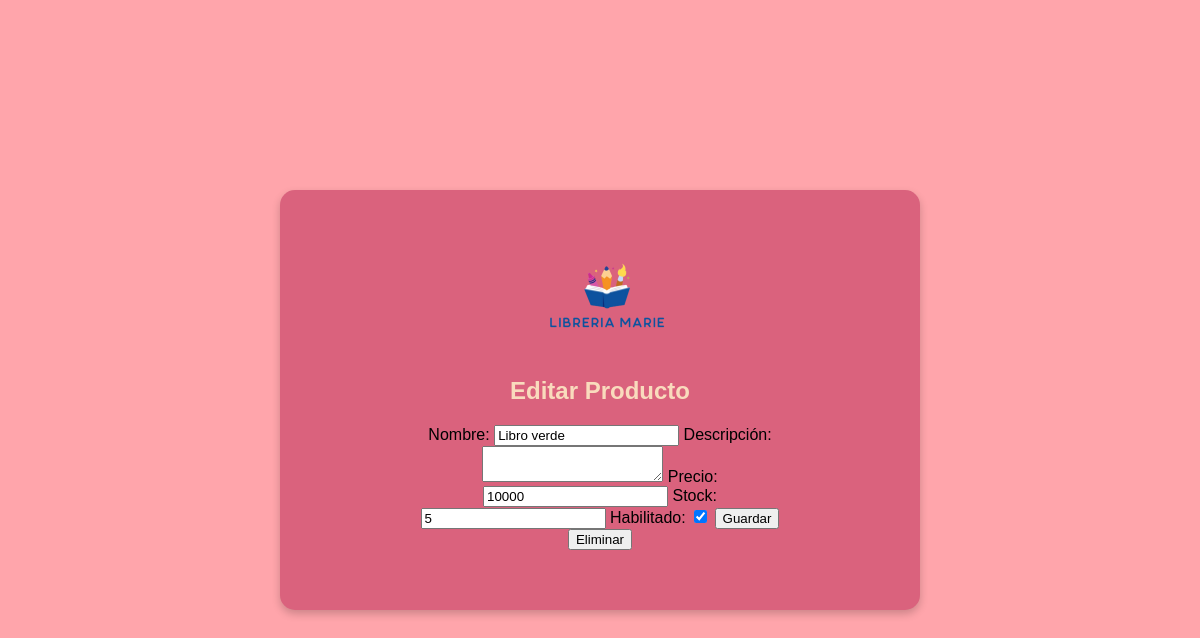
Before: /gestionar_productos/3/ with the older database file.
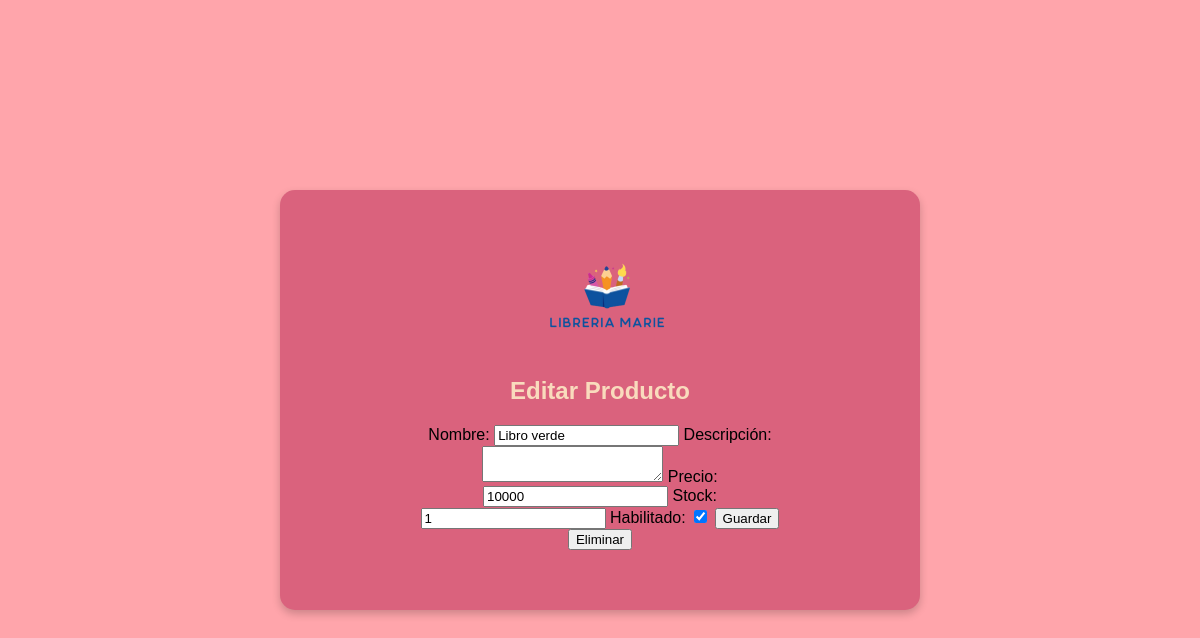
After: the same page with the newer database file.
### marieweb/models.py (models this page shows, shortened)
class Producto(models.Model):
    categoria = models.ForeignKey(Categoria, on_delete=models.CASCADE)
    nombre = models.CharField(max_length=100)
    descripcion = models.TextField(blank=True, null=True)
    precio = models.IntegerField()
    stock = models.PositiveIntegerField()
    imagen = models.ImageField(upload_to='productos/', blank=True, null=True)
    enabled = models.BooleanField(default=True)

### marieweb/views.py (the view, shortened to what this page needs)
# urls.py: path('gestionar_productos/<int:producto_id>/', views.gestionar_productos, name='gestionar_productos'),
def gestionar_productos(request, producto_id=None):
    producto = None
    if producto_id:
        producto = get_object_or_404(Producto, id=producto_id)
    return render(request, 'gestionar_productos.html', {
        'producto': producto
    })

### marieweb/templates/gestionar_productos.html (shortened to what this page needs)
{% load static %}
<!DOCTYPE html>
<html lang="es">
<head>
    <link rel="stylesheet" href="{% static '/css/login.css' %}">
</head>
<body>
    <div class="formulario container">
        <div class="logo">
            <a href="{% url 'inicio' %}"><img src="/static/img/logo.png" alt="Logo"></a>
        </div>
        <h1>{% if producto %}Editar Producto{% else %}Crear Producto{% endif %}</h1>
        <form method="post">
            <label for="nombre">Nombre:</label>
            <input type="text" id="nombre" name="nombre" value="{{ producto.nombre|default_if_none:'' }}">
            <label for="descripcion">Descripción:</label>
            <textarea id="descripcion" name="descripcion">{{ producto.descripcion|default_if_none:'' }}</textarea>
            <label for="precio">Precio:</label>
            <input type="number" id="precio" name="precio" value="{{ producto.precio|default_if_none:'' }}">
            <label for="stock">Stock:</label>
            <input type="number" id="stock" name="stock" value="{{ producto.stock|default_if_none:'' }}">
            <label for="enabled">Habilitado:</label>
            <input type="checkbox" id="enabled" name="enabled" {% if producto.enabled %}checked{% endif %}>
            <button type="submit" class="btn_guardar">Guardar</button>
            <button type="submit" name="delete" class="btn_delete" value="delete">Eliminar</button>
        </form>
    </div>
</body>
</html>

Changed rows visible on the page:
changed Producto "Libro verde": stock "5" → "1"
